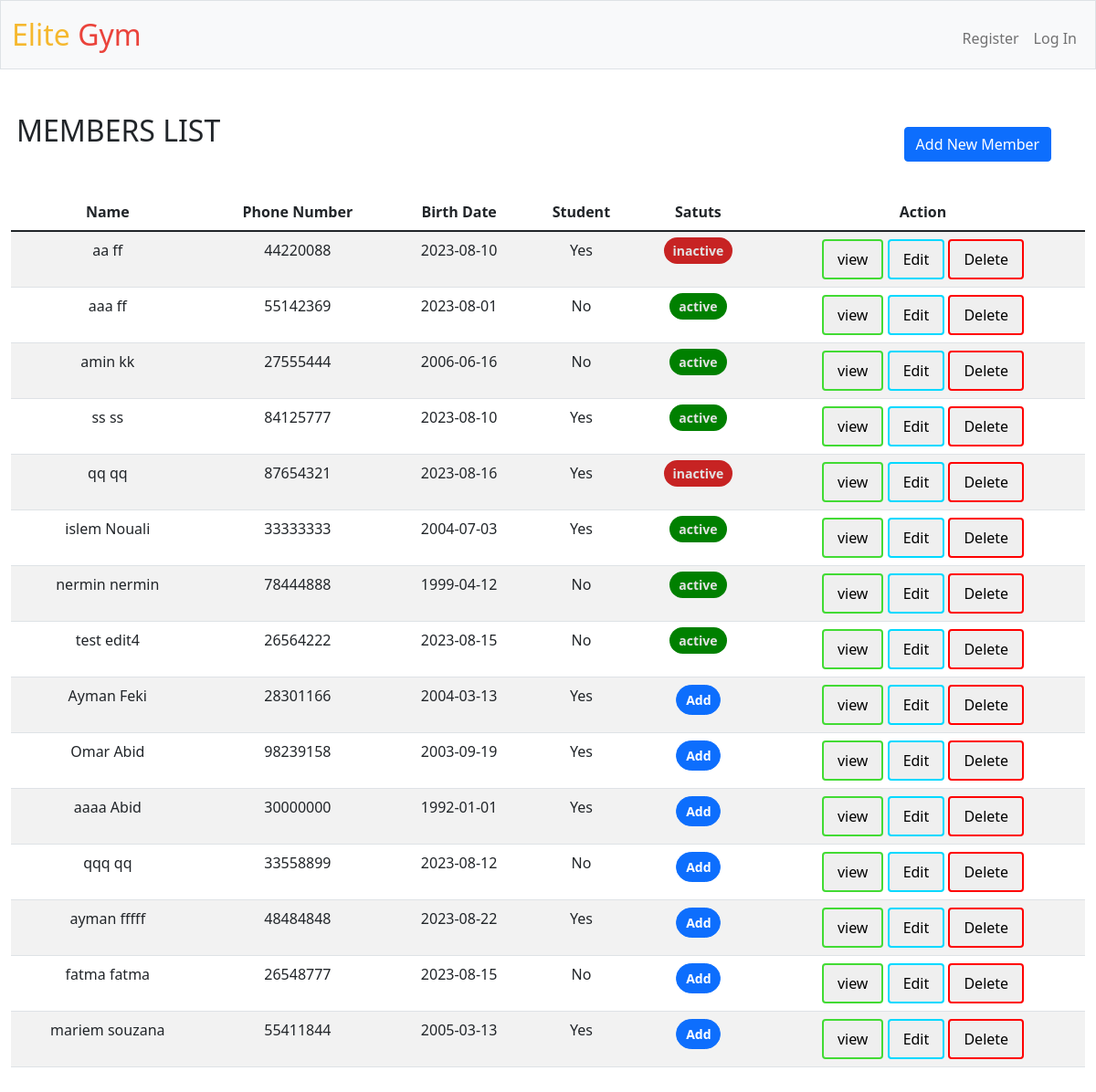
The app's page /members, older data.
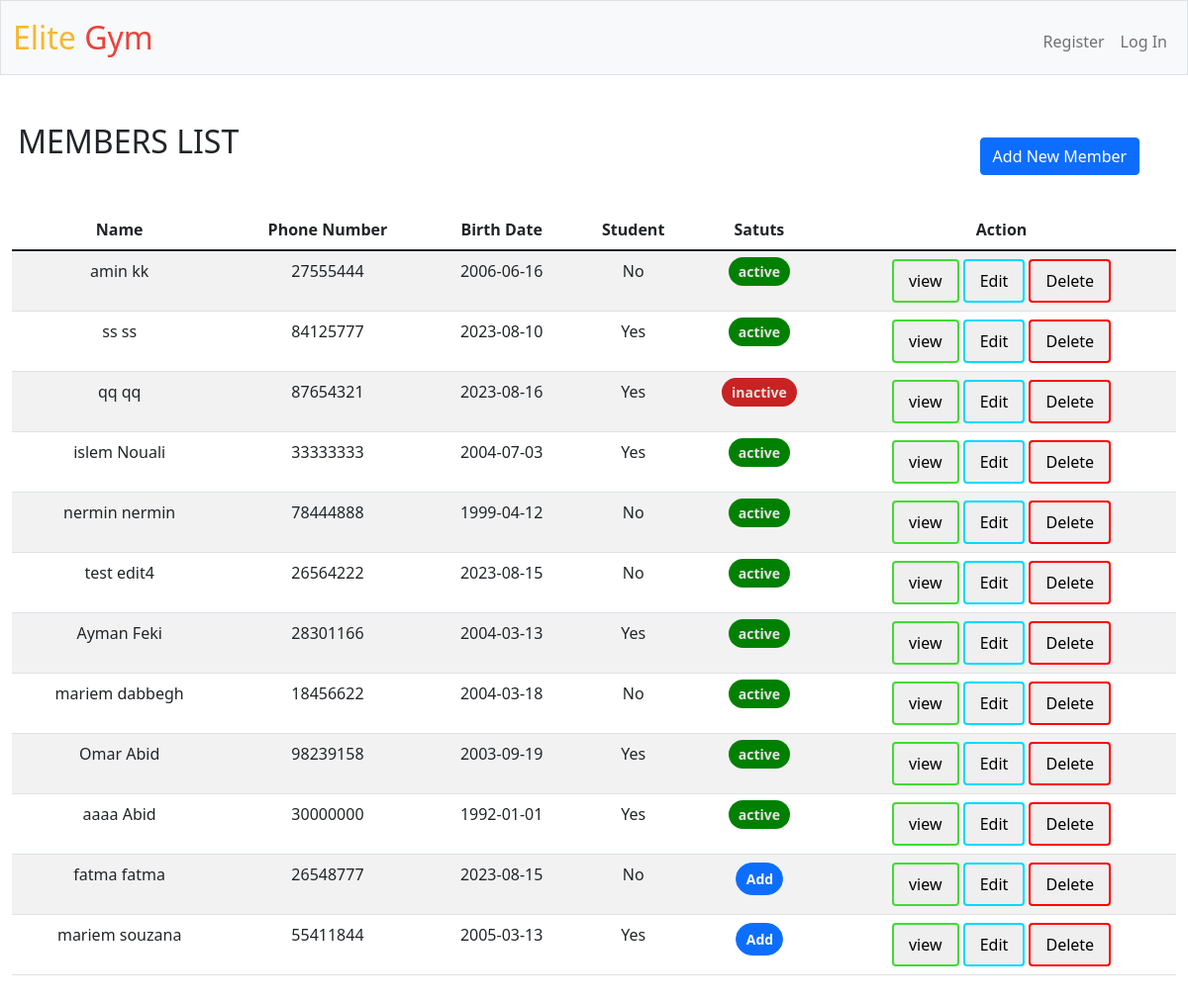
The same page, newer data.
### tables this page shows
CREATE TABLE 'membership' (
    m_id INTEGER PRIMARY KEY AUTOINCREMENT,
    cl_id INTEGER REFERENCES client(cl_id) ON DELETE CASCADE,
    sp_id INTEGER REFERENCES sport(sp_id) ON DELETE SET NULL,
    m_type varchar(20)  NOT NULL,'duration' INTEGER NOT NULL,
    price INTEGER NOT NULL,
    starts_at DATE,
    ends_at DATE);

CREATE TABLE client(
    cl_id           INTEGER   PRIMARY KEY AUTOINCREMENT,
    cl_Fname        TEXT      NOT NULL,
    cl_Lname        TEXT      NOT NULL,
    cl_num          INTEGER   UNIQUE
                              NOT NULL,
    cl_BD           TEXT,
    student         TEXT,
    CONSTRAINT CK_MEMBERSHIP CHECK (student IN ('yes', 'no', 'YES', 'NO', 'Yes', 'No') ) 
);

### app.py (the view)
@app.route("/members", methods=["GET", "POST"])
def members():
    def delete():
        db.execute("delete from client where cl_id=?",int(request.form.get("cl_id")))
        return render_template("members.html",message8="member deleted succssefuly",member=member,moment=moment,clients=clients,sport=sport)
    def edit():
        def edit_cl():
            if request.form.get("cl_num"):
                num=db.execute("select cl_Fname from client where cl_num=?;",request.form.get("cl_num"))
                if len(num)>0:
                    return render_template('members.html', message3="phone number already exist",member=member,moment=moment,clients=clients,sport=sport)
                if (not request.form.get("cl_num").isnumeric()) or len(request.form.get("cl_num"))<8:
                    return render_template('members.html', message1="phone number invalid",member=member,moment=moment,clients=clients,sport=sport)
            dict_m={"cl_Fname":request.form.get("cl_Fname"),"cl_Lname":request.form.get("cl_Lname"),"cl_BD":request.form.get("cl_BD"),
                    "cl_num":request.form.get("cl_num"),"student":request.form.get("student")}
            for key,value in dict_m.items():
                if value:
                    db.execute("UPDATE client set ?=? where cl_id=?",key,value,int(request.form.get("cl_id")))
        def edit_m():
            result=edit_cl()
            if result is None :
                dict_msh={"m_type":request.form.get("m_type"),"duration":request.form.get("duration"),"price":request.form.get("price")}
                if request.form.get("sp_name"):
                    sp_id=db.execute("select sp_id from sport where sp_name=?",request.form.get("sp_name"))
                    db.execute("update membership set sp_id=? where m_id=?",sp_id[0]["sp_id"],int(request.form.get("m_id")))
                if request.form.get("starts_at") or request.form.get("duration"):
                    db.execute("UPDATE membership set starts_at=? ,ends_at=date(?,'+' || ? || ' months') where m_id=?",request.form.get("starts_at"),request.form.get("starts_at"),int(request.form.get("duration")),int(request.form.get("m_id")))
                for key,value in dict_msh.items():
                    if value:
                        db.execute("UPDATE membership set ?=? where m_id=?",key,value,int(request.form.get("m_id")))
                return render_template("members.html",message7="changes made successfuly",member=member,moment=moment,clients=clients,sport=sport)
            else :
                return result
        if request.form.get("form_id") =="form2m":
            return edit_m()
        elif request.form.get("form_id") =="form2cl":
            result2=edit_cl()
            if result2 is None:
                return render_template("members.html",message7="changes made successfuly",member=member,moment=moment,clients=clients,sport=sport)
            else :
                return result2
    def add():
        def add_cl():
            if (not request.form.get("cl_num").isnumeric()) or len(request.form.get("cl_num"))<8:
                return render_template('members.html', message1="phone number invalid",member=member,moment=moment,clients=clients,sport=sport)
            number=db.execute("select cl_Fname from client where cl_num=?;",request.form.get("cl_num"))
            if len(number)>0:
                return render_template('members.html', message3="phone number already exist",member=member,moment=moment,clients=clients,sport=sport)
            db.execute(
                    "insert into client (cl_Fname,cl_Lname,cl_num,cl_BD,student) values(?,?,?,?,?)",
                    request.form.get("cl_Fname"),
                    request.form.get("cl_Lname"),
                    int(request.form.get("cl_num")),
                    request.form.get("cl_BD"),
                    request.form.get("student")
                )
        def add_m():
            if (not request.form.get("sp_name")) and (not request.form.get("m_type"))  and  (not request.form.get("duration")) and (not request.form.get("price")) and (not request.form.get("starts_at")):
                return render_template('members.html',message2="member added successfuly",member=member,moment=moment,clients=clients,sport=sport)
            if (not request.form.get("sp_name")) or (not request.form.get("m_type"))  or  (not request.form.get("duration")) or (not request.form.get("price")) or (not request.form.get("starts_at")):
                return render_template('members.html',message6="member added successfuly ",message4="No membership added ! Not enough informations",member=member,moment=moment,clients=clients,sport=sport)
            if not request.form.get("cl_id"):
                cl_id=db.execute("select cl_id from client where cl_num=?",int(request.form.get("cl_num")))
            else:
                cl_id=[{}]
                cl_id[0]["cl_id"]=request.form.get("cl_id")
            sp_id=db.execute("select sp_id from sport where sp_name=?",request.form.get("sp_name"))
            db.execute(
                    "insert into membership (cl_id,sp_id,m_type,duration,price,starts_at,ends_at) values(?,?,?,?,?,?,date(?,'+' || ? || ' months'))",
                    cl_id[0]["cl_id"],
                    sp_id[0]["sp_id"],
                    request.form.get("m_type"),
                    int(request.form.get("duration")),
                    int(request.form.get("price")),
                    request.form.get("starts_at"),
                    request.form.get("starts_at"),
                    int(request.form.get("duration")),
                    )
        if request.form.get("form_id") =="form1cl":
            result1=add_m()
            if result1 is None:
                return render_template('members.html',message5="membership added successfuly",member=member,moment=moment,clients=clients,sport=sport)
            else:
                return result1
        elif request.form.get("form_id") =="form1m":
            result2=add_cl()
            if result2 is None :
                result3=add_m()
                if result3 is None:
                    return render_template('members.html',message5="member and his membership added successfuly",member=member,moment=moment,clients=clients,sport=sport)
                else:
                    return result3
            else:
                return result2
    moment = datetime.datetime.now().strftime('%Y-%m-%d %H:%M:%S')
    sport=db.execute("select sp_name from sport;")
    member=db.execute("select * from member;")
    clients=db.execute("select cl_id,cl_Fname,cl_Lname,cl_num,cl_BD,student from client where cl_id NOT IN (SELECT cl_id from membership) ;")
    for m in member:
        if moment  >= m["ends_at"]:
            m["status"]="inactive"
        else:
            m["status"]="active"
    if request.method == "POST":
        if "form1" in request.form.get("form_id"):
            return add()
        elif "form2" in request.form.get("form_id") :
            return edit()
        elif request.form.get("form_id")=="form3" :
            return delete()
    else:
        return render_template('members.html',member=member,moment=moment,clients=clients,sport=sport)

### templates/members.html (shortened to what this page needs)
{% extends "layout.html" %}
{% block main %}
<h2>MEMBERS LIST</h2>
<button type="button" class="btn btn-primary" data-bs-toggle="modal" data-bs-target="#exampleModal" id="add">
  Add New Member
</button>
  <table class="table table-striped">
    <thead>
      <tr>
        <th scope="col">Name</th>
        <th scope="col">Phone Number</th>
        <th scope="col">Birth Date</th>
        <th scope="col">Student</th>
        <th scope="col">Satuts</th>
        <th scope="col">Action</th>
      </tr>
    </thead>
    <tbody>
      {% for m in member %}
      <tr>
      <td> {{m.cl_Fname}} {{m.cl_Lname}}</td>
      <td> {{m.cl_num}}</td>
      <td> {{m.cl_BD}}</td>
      <td> {{m.student}}</td>
      <td >{% if m.status=="active" %}
        <span class="status-badge active-badge">{{m.status}}</span>
          {% else %}
          <span class="status-badge inactive-badge">{{m.status}}</span>
          {% endif %}
      </td>
      <td> <button type="button" class="custom-button"  data-bs-toggle="modal" data-bs-target="#viewModal{{loop.index}}" id="view">view</button>
         <button type="button" class="custom-button"  data-bs-toggle="modal" data-bs-target="#edit{{loop.index}}" id="edit" >Edit</button>
          <button type="button" class="custom-button"  data-bs-toggle="modal" data-bs-target="#delete{{loop.index}}" id="delete" >Delete</button>
        </td>
      </tr>
      {% endfor %}
      {% for client in clients %}
      <tr>
        <td> {{client.cl_Fname}} {{client.cl_Lname}}</td>
        <td> {{client.cl_num}}</td>
        <td> {{client.cl_BD}}</td>
        <td> {{client.student}}</td>
        <td> <button type="button" id="add_n_m" class="btn btn-primary" data-bs-toggle="modal" data-bs-target="#addmembership" id="add_membership">
          Add
        </button>
      </td>
        <td> <button type="button" class="custom-button" data-bs-toggle="modal" data-bs-target="#view{{loop.index}}" id="view">view</button>
           <button type="button" class="custom-button" data-bs-toggle="modal" data-bs-target="#editc{{loop.index}}" id="edit" >Edit</button>
            <button type="button" id="delete" class="custom-button" data-bs-toggle="modal" data-bs-target="#delete{{loop.index}}">Delete</button>
      </td>
        </tr>
      {% endfor %}
    </tbody>
  </table>
{% endblock %}

### templates/layout.html (shortened to what this page needs)
<!DOCTYPE html>
<html lang="en">
    <head>
        <link href="https://cdn.jsdelivr.net/npm/bootstrap@5.1.3/dist/css/bootstrap.min.css" rel="stylesheet">
        <link href="/static/styles.css" rel="stylesheet">
    </head>
    <body>
        <nav class="bg-light border navbar navbar-expand-md navbar-light">
            <div class="container-fluid">
                <a class="navbar-brand" href="/"><span class="yellow">Elite</span> <span class="red">Gym</span></a>
                <div class="collapse navbar-collapse" id="navbar">
                    {% if session["user_id"] %}
                        <ul class="navbar-nav me-auto mt-2">
                            <li class="nav-item"><a class="nav-link" href="/schedule">Schedule</a></li>
                            <li class="nav-item"><a class="nav-link" href="/members">Members</a></li>
                            <li class="nav-item"><a class="nav-link" href="/trainers">Trainers</a></li>
                            <li class="nav-item"><a class="nav-link" href="/history">History</a></li>
                        </ul>
                        <ul class="navbar-nav ms-auto mt-2">
                            <li class="nav-item"><a class="nav-link" href="/logout">Log Out</a></li>
                        </ul>
                    {% else %}
                        <ul class="navbar-nav ms-auto mt-2">
                            <li class="nav-item"><a class="nav-link" href="/register">Register</a></li>
                            <li class="nav-item"><a class="nav-link" href="/login">Log In</a></li>
                        </ul>
                    {% endif %}
                </div>
            </div>
        </nav>
        <main class="container-fluid py-5 text-center">
            {% block main %}{% endblock %}
        </main>
    </body>
</html>

### static/styles.css (style rules this page uses)
nav .navbar-brand { font-size: xx-large; }
nav .navbar-brand .red { color: #ea433b; }
nav .navbar-brand .yellow { color: #f5b82e; }
h2 { margin-bottom: -5%; margin-right: 80%; }
#add { margin-top: 3%; margin-bottom: 3%; margin-left:80%; }
.custom-button { color: rgb(0, 0, 0); border: none; padding: 8px 15px; text-align: center; text-decoration: none; display: inline-block; font-size: 16px; border-radius: 4px; }
#view { border: 2px solid #42db34; }
#edit { border: 2px solid #00d9ff; }
#delete { border: 2px solid #ff0000; }
td { padding:20px; }
.status-badge { padding: 5px 10px; border-radius: 20px; font-size: 14px; font-weight: bold; }
.active-badge { background-color:green; color: rgb(226, 226, 226); }
.inactive-badge { background-color: rgb(199, 35, 35); color: rgb(226, 226, 226); }
#add_n_m { width: 40%; padding: 5px 10px; border-radius: 20px; font-size: 14px; font-weight: bold; }

Row changes from the older to the newer data that the page shows:
removed membership: cl_Fname "aa", cl_Lname "ff", cl_num "44220088", cl_BD "2023-08-10", student "Yes", status "inactive"
removed membership: cl_Fname "aaa", cl_Lname "ff", cl_num "55142369", cl_BD "2023-08-01", student "No", status "active"
no longer on this page (row unchanged): client: cl_Fname "Ayman", cl_Lname "Feki", cl_num "28301166", cl_BD "2004-03-13", student "Yes"
no longer on this page (row unchanged): client: cl_Fname "Omar", cl_Lname "Abid", cl_num "98239158", cl_BD "2003-09-19", student "Yes"
no longer on this page (row unchanged): client: cl_Fname "aaaa", cl_Lname "Abid", cl_num "30000000", cl_BD "1992-01-01", student "Yes"
removed client: cl_Fname "qqq", cl_Lname "qq", cl_num "33558899", cl_BD "2023-08-12", student "No"
removed client: cl_Fname "ayman", cl_Lname "fffff", cl_num "48484848", cl_BD "2023-08-22", student "Yes"
added membership: cl_Fname "Ayman", cl_Lname "Feki", cl_num "28301166", cl_BD "2004-03-13", student "Yes", status "active"
added membership: cl_Fname "mariem", cl_Lname "dabbegh", cl_num "18456622", cl_BD "2004-03-18", student "No", status "active"
added membership: cl_Fname "Omar", cl_Lname "Abid", cl_num "98239158", cl_BD "2003-09-19", student "Yes", status "active"
added membership: cl_Fname "aaaa", cl_Lname "Abid", cl_num "30000000", cl_BD "1992-01-01", student "Yes", status "active"
